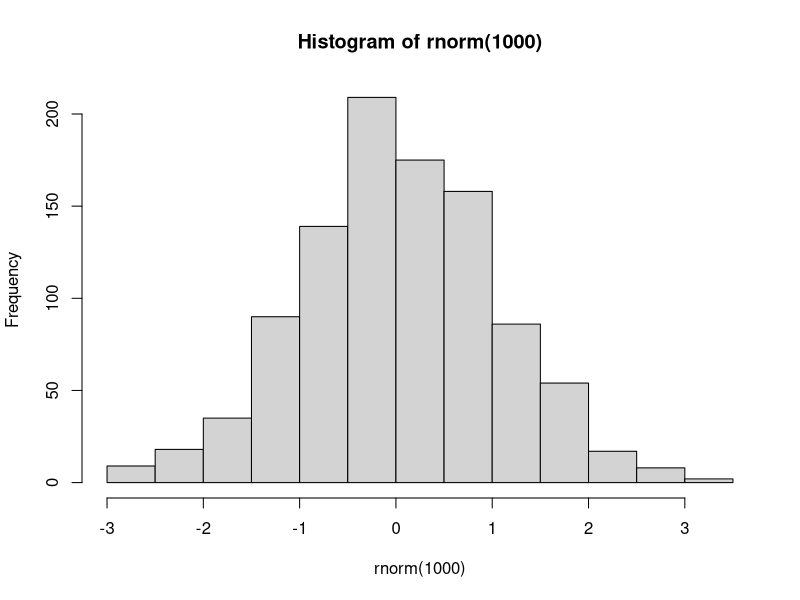

Reproduce this figure in R.
## ---- chunk 1

hist(rnorm(1000))

